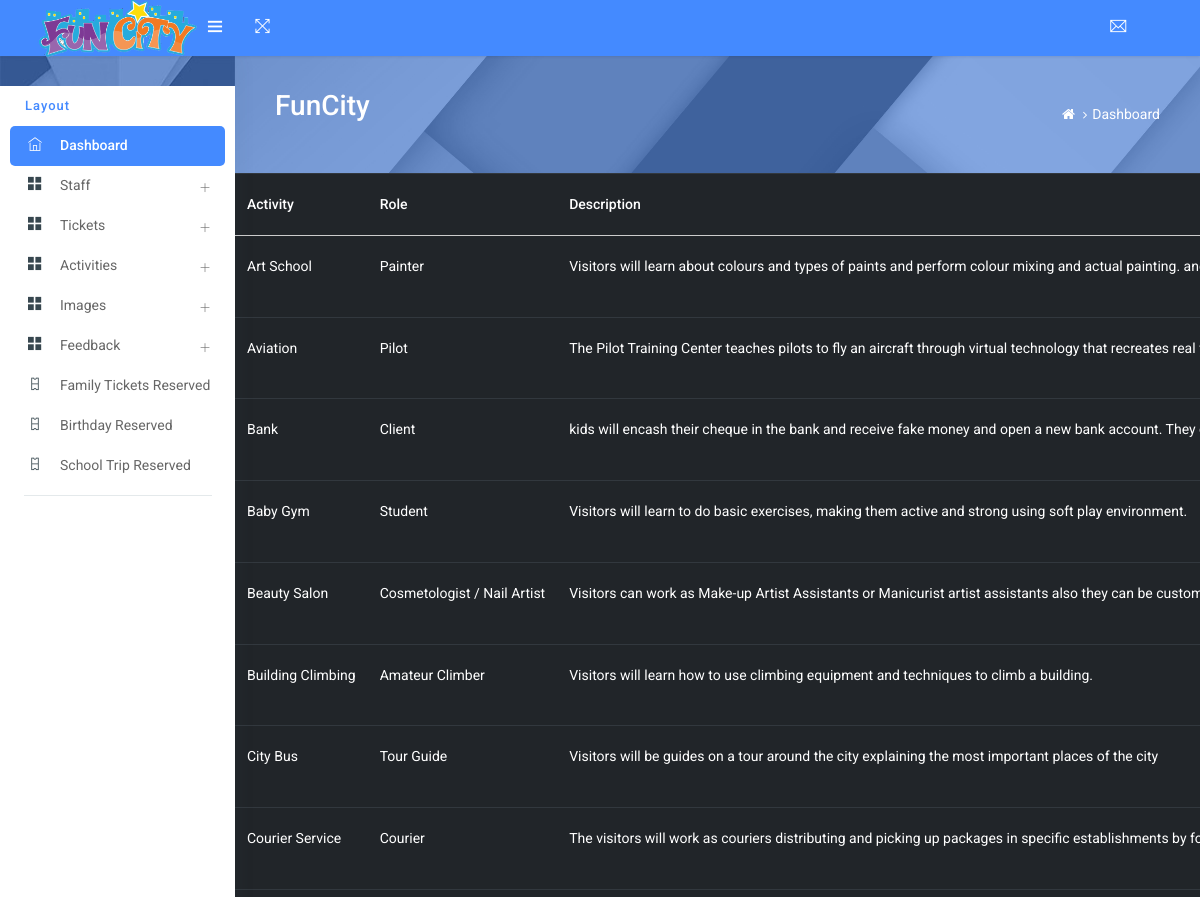
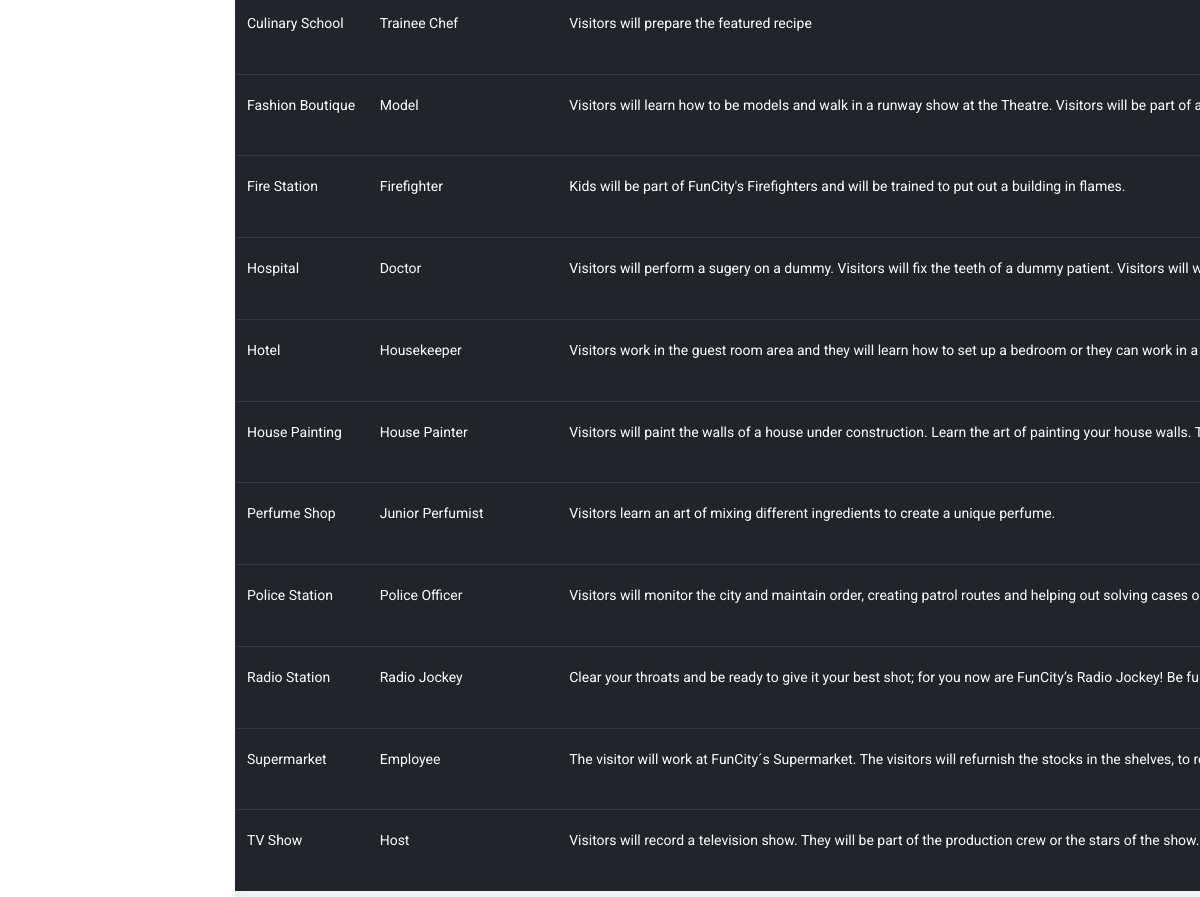
/Backend/displayactivities/, run on the app's committed database (2 pictures, top to bottom).
### Backend/models.py (models this page shows)
class Activitydb(models.Model):
    Name = models.CharField(max_length=50, null=True, blank=True)
    Role = models.CharField(max_length=50, null=True, blank=True)
    Description = models.CharField(max_length=50, null=True, blank=True)
    Duration = models.CharField(max_length=50, null=True, blank=True)
    Content = models.CharField(max_length=150, null=True, blank=True)
    Image = models.ImageField(upload_to='profile/',null=True,blank=True)

### Backend/views.py (the view)
# urls.py: path('displayactivities/', views.displayactivities, name="displayactivities"),
def displayactivities(request):
    ndata = Feedbackdb.objects.all()
    data = Activitydb.objects.all()
    return render(request,'DisplayActivities.html',{'data':data,'ndata':ndata})

### Backend/templates/DisplayActivities.html (shortened to what this page needs)
<!DOCTYPE html>
{% extends 'index.html' %}
{% block content %}
<html lang="en">
<head>
</head>
<body>
<div class="card-block table-border-style">
                                                <div class="table-responsive">
                                                    <table class="table table-inverse">
                                                        <thead>
                                                            <tr>
                                                                <th>Activity</th>
                                                                <th>Role</th>
                                                                <th>Description</th>
                                                            </tr>
                                                        </thead>
                                                        <tbody>
                                                        {% for d in data %}
                                                            <tr>
                                                                <td>{{d.Name}}</td>
                                                                <td>{{d.Role}}</td>
                                                                <td>{{d.Description}}</td>
                                                            </tr>
                                                        {% endfor %}
                                                        </tbody>
                                                    </table>
                                                </div>
                                            </div>
</body>
</html>
{% endblock %}

### data on the page
Activitydb: Name "Art School", Role "Painter", Description "Visitors will learn about colours and types of paints and perform colour mixing and actual painting.…"
Activitydb: Name "Aviation", Role "Pilot", Description "The Pilot Training Center teaches pilots to fly an aircraft through virtual technology that recreates real…"
Activitydb: Name "Bank", Role "Client", Description "kids will encash their cheque in the bank and receive fake money and open a new bank account. They…"
Activitydb: Name "Baby Gym", Role "Student", Description "Visitors will learn to do basic exercises, making them active and strong using soft play environment."
Activitydb: Name "Beauty Salon", Role "Cosmetologist / Nail Artist", Description "Visitors can work as Make-up Artist Assistants or Manicurist artist assistants also they can be…"
Activitydb: Name "Building Climbing", Role "Amateur Climber", Description "Visitors will learn how to use climbing equipment and techniques to climb a building."
Activitydb: Name "City Bus", Role "Tour Guide", Description "Visitors will be guides on a tour around the city explaining the most important places of the city"
Activitydb: Name "Courier Service", Role "Courier", Description "The visitors will work as couriers distributing and picking up packages in specific establishments by…"
Activitydb: Name "Culinary School", Role "Trainee Chef", Description "Visitors will prepare the featured recipe"
Activitydb: Name "Fashion Boutique", Role "Model", Description "Visitors will learn how to be models and walk in a runway show at the Theatre. Visitors will be part of…"
Activitydb: Name "Fire Station", Role "Firefighter", Description "Kids will be part of FunCity's Firefighters and will be trained to put out a building in flames."
Activitydb: Name "Hospital", Role "Doctor", Description "Visitors will perform a sugery on a dummy. Visitors will fix the teeth of a dummy patient. Visitors will…"
Activitydb: Name "Hotel", Role "Housekeeper", Description "Visitors work in the guest room area and they will learn how to set up a bedroom or they can work in a…"
Activitydb: Name "House Painting", Role "House Painter", Description "Visitors will paint the walls of a house under construction. Learn the art of painting your house walls.…"
Activitydb: Name "Perfume Shop", Role "Junior Perfumist", Description "Visitors learn an art of mixing different ingredients to create a unique perfume."
Activitydb: Name "Police Station", Role "Police Officer", Description "Visitors will monitor the city and maintain order, creating patrol routes and helping out solving cases…"
Activitydb: Name "Radio Station", Role "Radio Jockey", Description "Clear your throats and be ready to give it your best shot; for you now are FunCity’s Radio Jockey! Be…"
Activitydb: Name "Supermarket", Role "Employee", Description "The visitor will work at FunCity´s Supermarket. The visitors will refurnish the stocks in the shelves, to…"
Activitydb: Name "TV Show", Role "Host", Description "Visitors will record a television show. They will be part of the production crew or the stars of the show.…"
